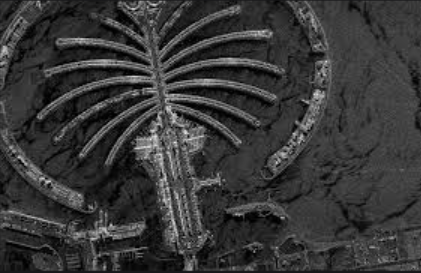
#> input picture image1.png, 421 x 273 px
$ python test3.py
#> lines starting #> are read from the running program, lines starting #| are printed output that depends on the picture
import numpy as np
import cv2
import matplotlib.pyplot as plt
from skimage.filters import threshold_otsu
from skfuzzy import cmeans

# 1. Preprocessing with Gaussian Blur
def preprocess_image(image):
    image_blurred = cv2.GaussianBlur(image, (5, 5), 0)
    image_adaptive = cv2.fastNlMeansDenoising(image_blurred, None, 30, 7, 21)
    return image_adaptive

# 2. Gauss-Log Ratio Calculation
def compute_gauss_log_ratio(image1, image2):
    image1_float = np.float32(image1)
    image2_float = np.float32(image2)
    log_ratio = np.log1p(image2_float) - np.log1p(image1_float)  # Log-ratio calculation
    gauss_log_ratio = cv2.GaussianBlur(log_ratio, (5, 5), 0)     # Apply Gaussian smoothing
    return gauss_log_ratio

# 3. FCM-Based Classification (Part of MRFFCM)
def fuzzy_c_means_clustering(image, num_clusters=2):
    # Flatten the image for clustering
    data = image.flatten()
    data = data[np.isfinite(data)]  # Remove NaN values (if any)
    data = data.reshape(1, -1)

    # Fuzzy C-Means Clustering
    cntr, u, _, _, _, _, _ = cmeans(data, num_clusters, 2, error=0.005, maxiter=1000)
    cluster_labels = np.argmax(u, axis=0)  # Get the cluster labels

    # Reshape the cluster labels back to the original image shape
    classified_image = np.zeros(image.shape, dtype=np.uint8)
    classified_image[np.isfinite(image)] = cluster_labels
    return classified_image

# 4. Apply MRFFCM (Spatial Smoothing + FCM)
def apply_mrffcm(image):
    # Use FCM for initial clustering
    fcm_clusters = fuzzy_c_means_clustering(image, num_clusters=2)

    # Apply spatial smoothing (optional, can be part of the MRF step)
    kernel = np.ones((3, 3), np.uint8)
    smoothed_clusters = cv2.morphologyEx(fcm_clusters, cv2.MORPH_CLOSE, kernel)
    return smoothed_clusters

# 5. Read and preprocess images
image1 = cv2.imread('image1.png', cv2.IMREAD_GRAYSCALE)
#> image1: shape (273, 421); min 0, max 229, mean 55.7
image2 = cv2.imread('image2222.png', cv2.IMREAD_GRAYSCALE)
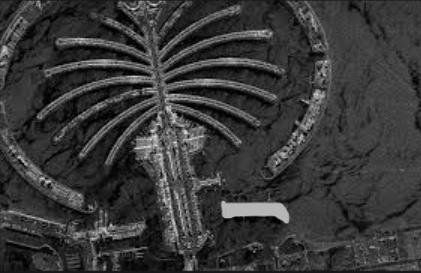
#> input picture image2222.png, 421 x 273 px
#> image2: shape (273, 421); min 0, max 229, mean 56.7
image2_resized = cv2.resize(image2, (image1.shape[1], image1.shape[0]))
image1_processed = preprocess_image(image1)
#> in preprocess_image, `image_blurred = cv2.GaussianBlur(image, (5, 5), 0)`:
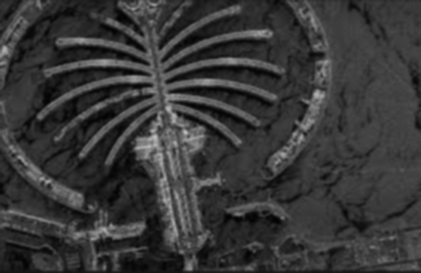
#> image_blurred: shape (273, 421); min 2, max 192, mean 55.7
#> in preprocess_image, `image_adaptive = cv2.fastNlMeansDenoising(image_blurred, None, 30, 7, ..`:
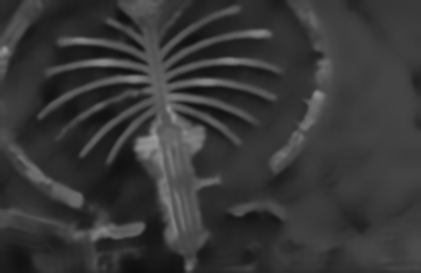
#> image_adaptive: shape (273, 421); min 14, max 155, mean 55.3
image2_processed = preprocess_image(image2_resized)

# 6. Compute Gauss-Log Ratio
difference_image = compute_gauss_log_ratio(image1_processed, image2_processed)
#> in compute_gauss_log_ratio, `log_ratio = np.log1p(image2_float) - np.log1p(image1_float)`:
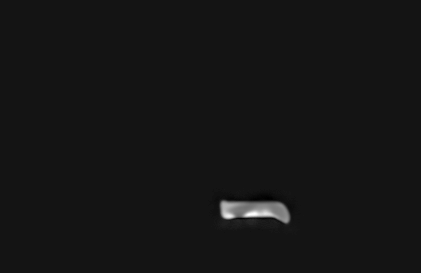
#> log_ratio: shape (273, 421) float32; min -0.172, max 1.98, mean 0.0104; drawn with min black and max white

# 7. Apply MRFFCM for change detection
change_map = apply_mrffcm(difference_image)
#> (the run stopped early here; a loop or call above may not have finished)
